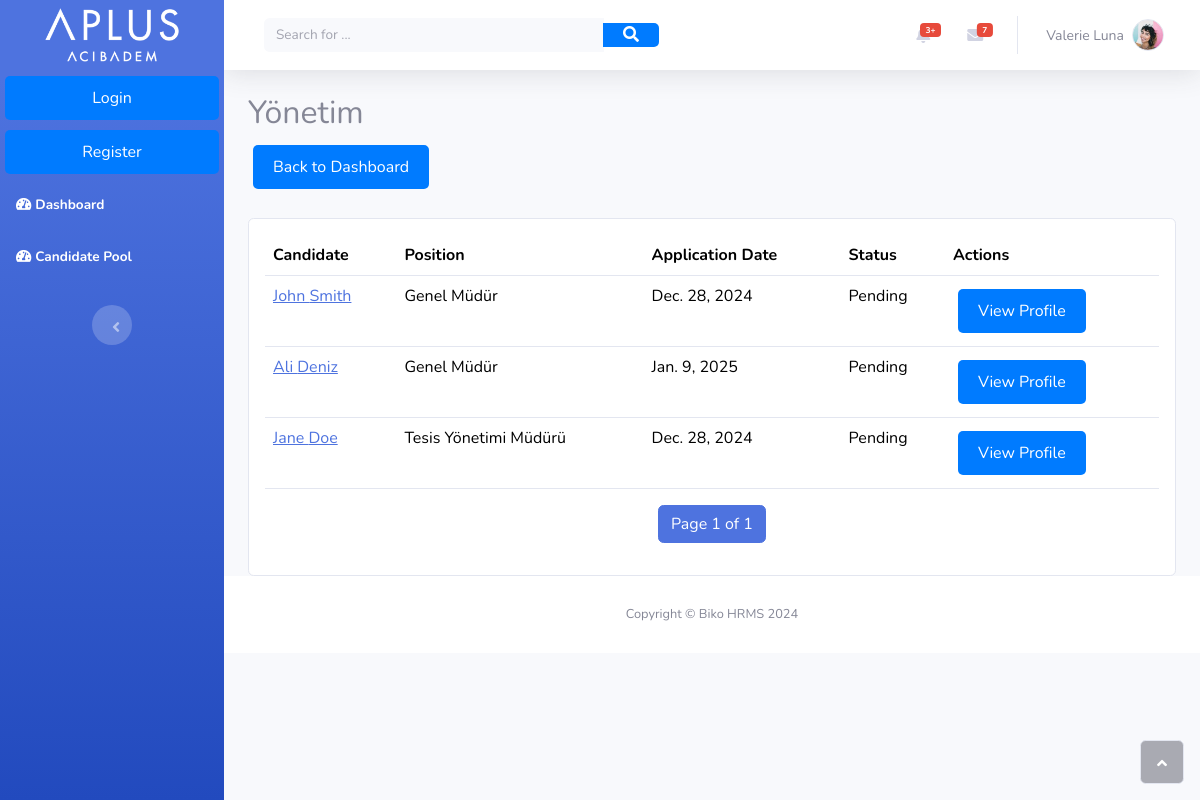
Before: /candidate/category/1/detail/ with the older database file.
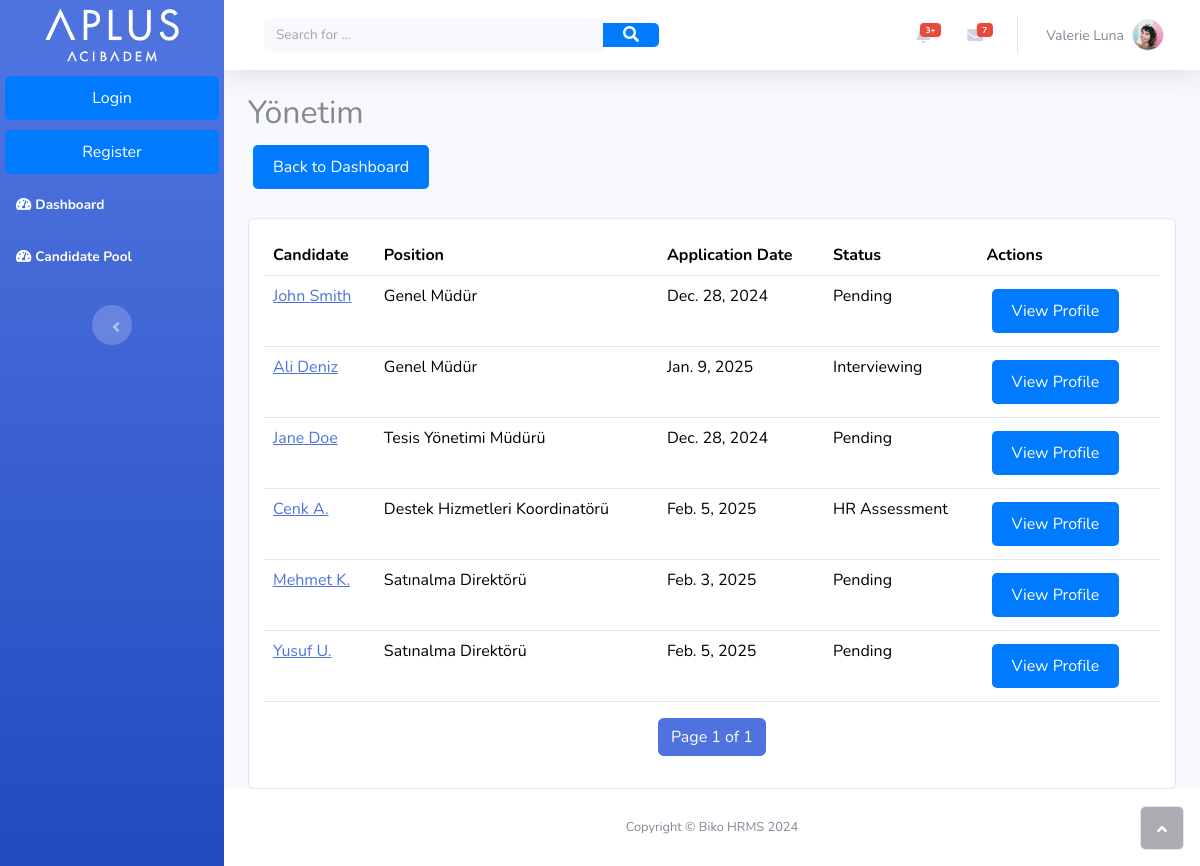
After: the same page with the newer database file.
### biko_hr/models.py (models this page shows, shortened)
class JobCategory(models.Model):
    category_name = models.CharField(max_length=100)

class Candidate(models.Model):
    name = models.CharField(max_length=100)
    surname = models.CharField(max_length=100)
    email = models.EmailField(null=True, blank=True)
    phone = models.CharField(max_length=15)
    experience = models.TextField(null=True, blank=True)
    skills = models.TextField(null=True, blank=True)
    birth_date = models.DateField()
    residence_city = models.CharField(max_length=100)
    residence_district = models.CharField(max_length=100)
    education_level = models.CharField(max_length=50)        #choices=[
    school_name = models.CharField(max_length=150, null=True, blank=True)
    department = models.CharField(max_length=100, null=True, blank=True)
    desired_locations = models.ManyToManyField('Location', null=True, blank=True)

class Position(models.Model):
    position = models.CharField(max_length=100)
    category = models.ForeignKey(JobCategory, on_delete=models.CASCADE, null=True,blank=True, default=None)

class Application(models.Model):
    candidate = models.ForeignKey(Candidate, on_delete=models.CASCADE, null=True, blank=True)
    job = models.ForeignKey(IncubationJob, on_delete=models.CASCADE) # in order to terminate or success the application after incubation period. Also shows the applied job.
    application_date = models.DateField()
    status = models.CharField(max_length=50, default="Pending")
    uploaded_resume = models.FileField(upload_to='resumes/', null=True, blank=True)

### candidate/views.py (the view)
# urls.py: path('category/<int:category_id>/detail/', views.category_detail, name='category_detail'),
def category_detail(request, category_id):
    category = get_object_or_404(JobCategory, id=category_id)
    applications = []
    for position in category.position_set.all():
        for job in position.incubationjob_set.all():
            for application in job.application_set.all():
                applications.append({
                    'candidate': application.candidate,
                    'position': position.position,
                    'job': job,
                    'application_date': application.application_date,
                    'status': application.status
                })
    paginator = Paginator(applications, 20)  # Show 20 applications per page
    page_number = request.GET.get('page')
    page_obj = paginator.get_page(page_number)
    return render(request, 'candidate_category_detail.html', {
        'category': category,
        'page_obj': page_obj,
    })

### candidate/templates/candidate_category_detail.html (shortened to what this page needs)
{% extends 'home.html' %}
{% load bootstrap4 %}
{% block content %}
<div class="container-fluid">
    <div class="row mb-4">
        <div class="col">
            <h2>{{ category.category_name }}</h2>
            <a href="{% url 'candidate_pool_dashboard' %}" class="btn btn-secondary">Back to Dashboard</a>
        </div>
    </div>
    <div class="card">
        <div class="card-body">
            <div class="table-responsive">
                <table class="table table-hover">
                    <thead>
                        <tr>
                            <th>Candidate</th>
                            <th>Position</th>
                            <th>Application Date</th>
                            <th>Status</th>
                            <th>Actions</th>
                        </tr>
                    </thead>
                    <tbody>
                        {% for app in page_obj %}
                            <tr>
                                <td>
                                    <a href="{% url 'candidate_profile' candidate_id=app.candidate.id %}">
                                        {{ app.candidate.name }} {{ app.candidate.surname }}
                                    </a>
                                </td>
                                <td>{{ app.position }}</td>
                                <td>{{ app.application_date }}</td>
                                <td>{{ app.status }}</td>
                                <td>
                                    <a href="{% url 'candidate_profile' candidate_id=app.candidate.id %}"
                                       class="btn btn-sm btn-primary">View Profile</a>
                                </td>
                            </tr>
                        {% endfor %}
                    </tbody>
                </table>
            </div>
            <nav aria-label="Page navigation">
                <ul class="pagination justify-content-center">
                    <li class="page-item active">
                        <span class="page-link">
                            Page {{ page_obj.number }} of {{ page_obj.paginator.num_pages }}
                        </span>
                    </li>
                </ul>
            </nav>
        </div>
    </div>
</div>
{% endblock %}

### biko_hr/templates/home.html (shortened to what this page needs)
{% load bootstrap4 %}
{% load static %}
<!DOCTYPE html>
<html data-bs-theme="light" lang="tr">
<head>
    <link rel="stylesheet" href="/static/bootstrap/css/bootstrap.min.css">
    <link rel="stylesheet" href="/static/fonts/fontawesome-all.min.css">
</head>
<body id="page-top">
    <div id="wrapper">
        {% block navigation %}
        <nav class="navbar align-items-start sidebar sidebar-dark accordion bg-gradient-primary p-0 navbar-dark">
            <div class="container-fluid d-flex flex-column p-0"><a class="navbar-brand d-flex justify-content-center align-items-center sidebar-brand m-0" href="#">
                    <div class="sidebar-brand-icon">
                        <img src="{% static 'aplus-acibadem-logo-beyaz-HD-transformed.png' %}" alt="Aplus HR Logo" class="logo-img" style="max-width: 70%; height: auto;" /></div>
                </a>
                <ul id="accordionSidebar" class="navbar-nav text-light">
                    {% if user.is_authenticated %}
                    <span class="navbar-text">
                          Welcome, {{ user.first_name}} {{user.last_name }}
                    </span>
                    <a href="{% url 'log-out' %}" class="btn btn-primary mr-2">Log out</a>
                        {% if user.is_staff %}
                        {% endif %}
                    {% else %}
                        <a href="{% url 'log-in' %}" class="btn btn-primary mr-2">Login</a>
                        <a href="{% url 'sign-up' %}" class="btn btn-outline-primary">Register</a>
                    {% endif %}
                    <li class="nav-item"><a class="nav-link active" href="{% url "home"%}"><i class="fas fa-tachometer-alt"></i><span>Dashboard</span></a></li>
                    <li class="nav-item"><a class="nav-link active" href="{% url "candidate_pool_dashboard"%}"><i class="fas fa-tachometer-alt"></i><span>Candidate Pool</span></a></li>
                </ul>
                <div class="text-center d-none d-md-inline"><button id="sidebarToggle" class="btn rounded-circle border-0" type="button"></button></div>
            </div>
        </nav>
        {% endblock %}
        <div id="content-wrapper" class="d-flex flex-column">
                <div id="content">
                    {% block topbar %}
                    <nav class="navbar navbar-expand bg-white shadow mb-4 topbar static-top navbar-light">
                        <div class="container-fluid"><button id="sidebarToggleTop" class="btn btn-link d-md-none rounded-circle me-3" type="button"></button>
                            <form class="d-none d-sm-inline-block me-auto ms-md-3 my-2 my-md-0 mw-100 navbar-search">
                                <div class="input-group"><input class="bg-light form-control border-0 small" type="text" placeholder="Search for ..." /><button class="btn btn-primary py-0" type="button"><i class="fas fa-search"></i></button></div>
                            </form>
                            <ul class="navbar-nav flex-nowrap ms-auto">
                                <li class="nav-item dropdown no-arrow mx-1">
                                    <div class="nav-item dropdown no-arrow"><a class="dropdown-toggle nav-link" aria-expanded="false" data-bs-toggle="dropdown" href="#"><span class="badge bg-danger badge-counter">3+</span></a>
                                    </div>
                                </li>
                                <li class="nav-item dropdown no-arrow mx-1">
                                    <div class="nav-item dropdown no-arrow"><a class="dropdown-toggle nav-link" aria-expanded="false" data-bs-toggle="dropdown" href="#"><span class="badge bg-danger badge-counter">7</span><i class="fas fa-envelope fa-fw"></i></a>
                                    </div>
                                </li>
                                <li class="nav-item dropdown no-arrow">
                                    <div class="nav-item dropdown no-arrow"><a class="dropdown-toggle nav-link" aria-expanded="false" data-bs-toggle="dropdown" href="#"><span class="d-none d-lg-inline me-2 text-gray-600 small">Valerie Luna</span><img class="border rounded-circle img-profile" src="/static/img/avatars/avatar1.jpeg" /></a>
                                    </div>
                                </li>
                            </ul>
                        </div>
                    </nav>
                    {% endblock %}
                    {% block content %}{% endblock %}
            <footer class="bg-white sticky-footer">
                <div class="container my-auto">
                    <div class="text-center my-auto copyright"><span>Copyright © Biko HRMS 2024</span></div>
                </div>
            </footer>
        </div><a class="border rounded d-inline scroll-to-top" href="#page-top"><i class="fas fa-angle-up"></i></a>
    </div>
</body>
</html>

### biko_hr/templates/home.html (style rules this page uses)
.btn { padding: 10px 20px; background-color: #007BFF; color: white; border: none; border-radius: 5px; font-size: 16px; cursor: pointer; margin: 5px; }
.logo-img { max-width: 100%; height: auto; filter: invert(0); }

Changed rows visible on the page:
changed through a linked row, Candidate "Ali": status "Pending" → "Interviewing"
added Candidate: candidate.name "Cenk", candidate.surname "A.", position "Destek Hizmetleri Koordinatörü", application_date "Feb. 5, 2025", status "HR Assessment"
added Candidate: candidate.name "Mehmet", candidate.surname "K.", position "Satınalma Direktörü", application_date "Feb. 3, 2025", status "Pending"
added Candidate: candidate.name "Yusuf", candidate.surname "U.", position "Satınalma Direktörü", application_date "Feb. 5, 2025", status "Pending"
